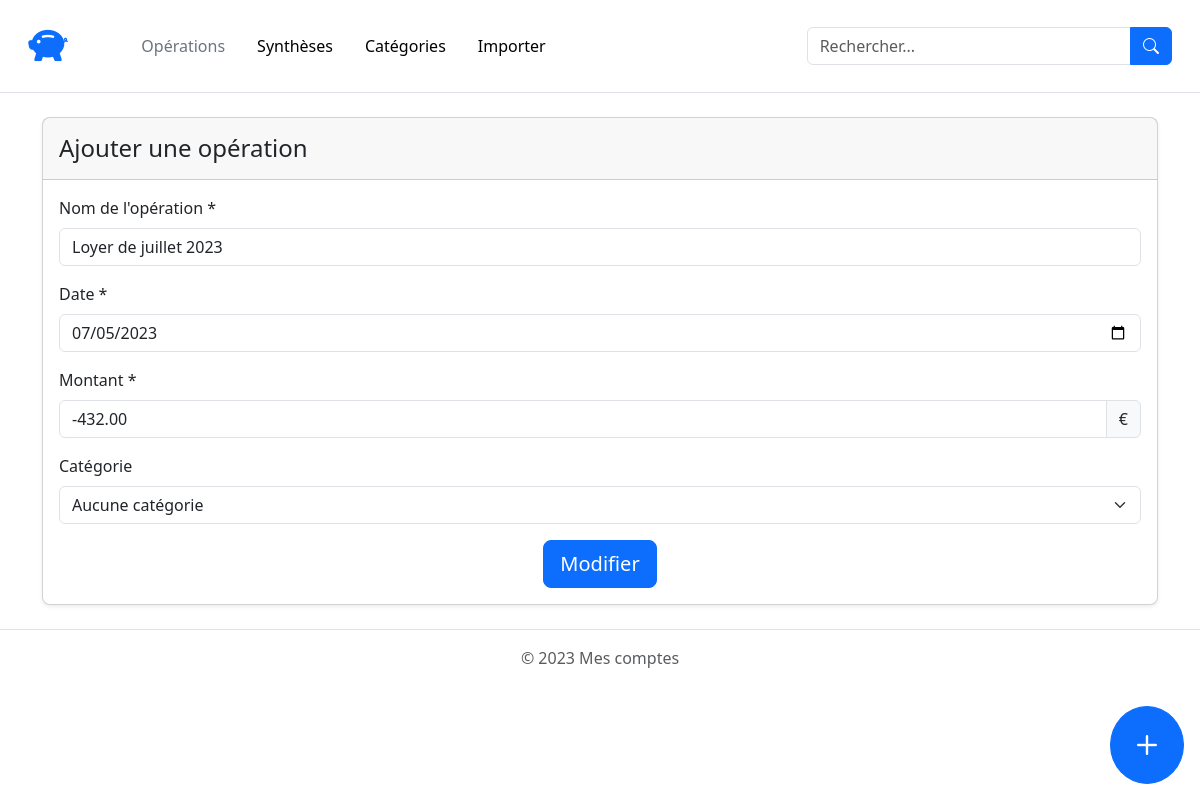
Page /modif.php?id=196 on the committed database.
### tables this page shows
CREATE TABLE IF NOT EXISTS `transaction` (
  `id_transaction` int NOT NULL AUTO_INCREMENT,
  `name` varchar(50) NOT NULL,
  `amount` decimal(15,2) NOT NULL,
  `date_transaction` date NOT NULL,
  `id_category` int DEFAULT NULL,
  PRIMARY KEY (`id_transaction`),
  KEY `id_category` (`id_category`)
);

### modif.php (the view, shortened to what this page needs)
<?php
require_once "connexion/connexiondb.php";
$id = $_GET['id'];
$sql = "SELECT * FROM transaction WHERE id_transaction = $id";
$sth = $dbh->query($sql);
$data = $sth->fetchAll(PDO::FETCH_ASSOC);
?>
<!DOCTYPE html>
<html lang="fr">
<head>
    <link rel="stylesheet" href="https://cdn.jsdelivr.net/npm/bootstrap@5.3.0/dist/css/bootstrap.min.css">
    <link rel="stylesheet" href="https://cdn.jsdelivr.net/npm/bootstrap-icons@1.10.5/font/bootstrap-icons.css">
</head>
<body>
    <div class="container-fluid">
        <header class="row flex-wrap justify-content-between align-items-center p-3 mb-4 border-bottom">
            <a href="index.php" class="col-1">
                <i class="bi bi-piggy-bank-fill text-primary fs-1"></i>
            </a>
            <nav class="col-11 col-md-7">
                <ul class="nav">
                    <li class="nav-item">
                        <a href="index.php" class="nav-link link-secondary" aria-current="page">Opérations</a>
                    </li>
                    <li class="nav-item">
                        <a href="summary.html" class="nav-link link-body-emphasis">Synthèses</a>
                    </li>
                    <li class="nav-item">
                        <a href="categories.html" class="nav-link link-body-emphasis">Catégories</a>
                    </li>
                    <li class="nav-item">
                        <a href="import.html" class="nav-link link-body-emphasis">Importer</a>
                    </li>
                </ul>
            </nav>
            <form action="" class="col-12 col-md-4" role="search">
                <div class="input-group">
                    <input type="text" class="form-control" placeholder="Rechercher..."
                        aria-describedby="button-search">
                    <button class="btn btn-primary" type="submit" id="button-search">
                        <i class="bi bi-search"></i>
                    </button>
                </div>
            </form>
        </header>
    </div>
    <div class="container">
        <section class="card mb-4 rounded-3 shadow-sm">
            <div class="card-header py-3">
                <h1 class="my-0 fw-normal fs-4">Ajouter une opération</h1>
            </div>
            <div class="card-body">
                <form action="" method="POST">
                    <div class="mb-3">
                        <label for="name" class="form-label">Nom de l'opération *</label>
                        <input type="text" class="form-control" name="name" id="name"
                            placeholder="Facture d'électricité" value="<?= $data[0]['name'] ?>" required>
                    </div>
                    <div class="mb-3">
                        <label for="date" class="form-label">Date *</label>
                        <input type="date" class="form-control" name="date" id="date" value="<?= $data[0]['date_transaction'] ?>" required>
                    </div>
                    <div class="mb-3">
                        <label for="amount" class="form-label">Montant *</label>
                        <div class="input-group">
                            <input type="text" class="form-control" name="amount" id="amount" value="<?= $data[0]['amount'] ?>" required>
                            <span class="input-group-text">€</span>
                        </div>
                    </div>
                    <div class="mb-3">
                        <label for="category" class="form-label">Catégorie</label>
                        <select class="form-select" name="category" id="category">
                            <option value="" selected>Aucune catégorie</option>
                        </select>
                    </div>
                    <div class="text-center">
                        <button type="submit" class="btn btn-primary btn-lg">Modifier</button>
                    </div>
                </form>
            </div>
        </section>
    </div>
    <div class="position-fixed bottom-0 end-0 m-3">
        <a href="add.html" class="btn btn-primary btn-lg rounded-circle">
            <i class="bi bi-plus fs-1"></i>
        </a>
    </div>
    <footer class="py-3 mt-4 border-top">
        <p class="text-center text-body-secondary">© 2023 Mes comptes</p>
    </footer>
</body>
</html>

### rows in the picture
transaction: name "Loyer de juillet 2023", date "07/05/2023", amount "-432.00"
